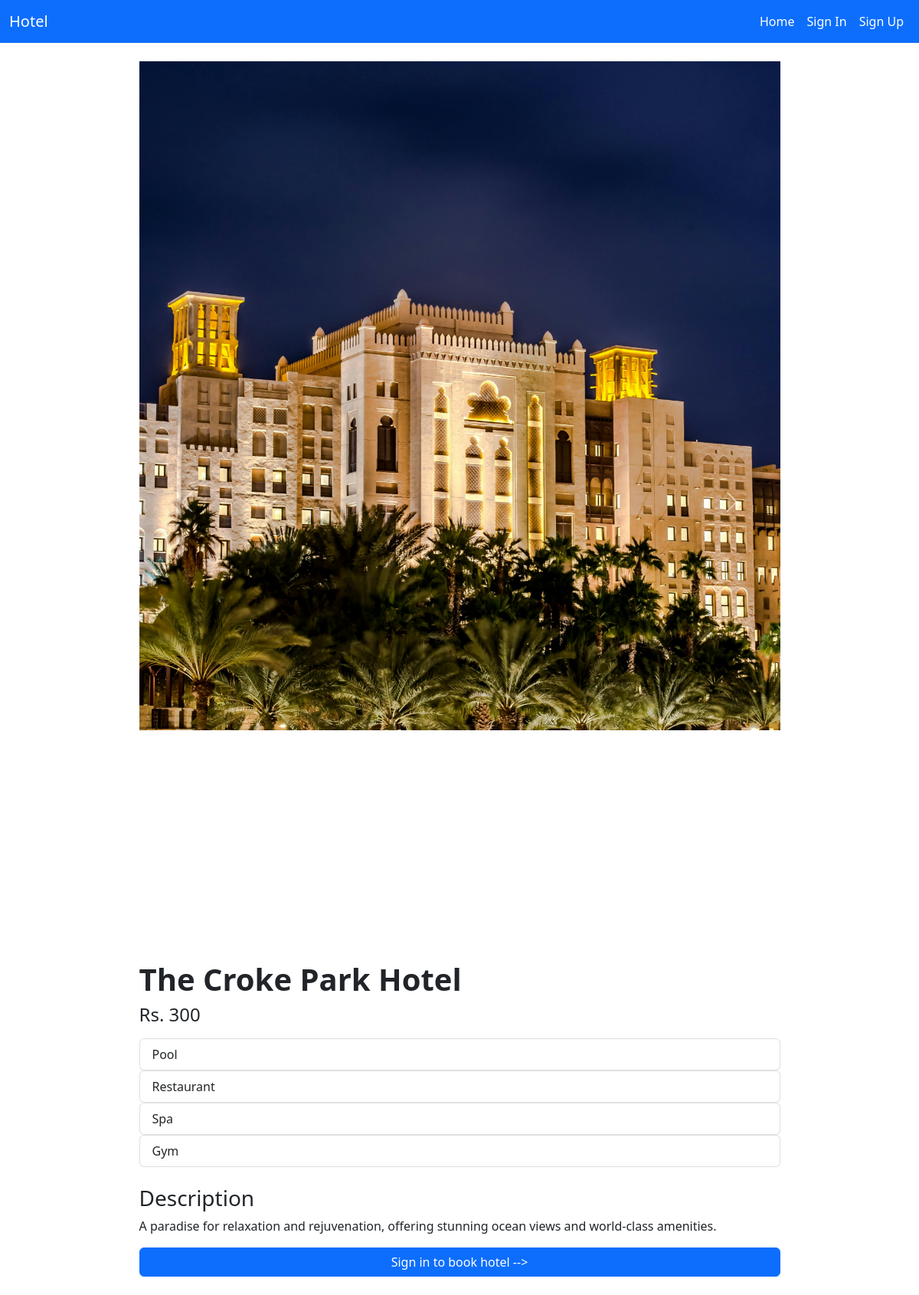
Page /hotel/4188d7681edc4523974f192f2558a3f9 on the committed database.
### home/models.py (models this page shows, shortened)
class BaseModel(models.Model):
    uid = models.UUIDField(default=uuid.uuid4   , editable=False , primary_key=True)
    created_at = models.DateField(auto_now_add=True)
    updated_at = models.DateField(auto_now_add=True)
    class Meta:
        abstract = True
        ordering=['uid']

class HotelImages(BaseModel):
    hotel= models.ForeignKey(Hotel ,related_name="images", on_delete=models.CASCADE)
    images = models.ImageField(upload_to="hotels")

class Hotel(BaseModel):
    hotel_name= models.CharField(max_length=100)
    hotel_price = models.IntegerField()
    description = models.TextField()
    amenities = models.ManyToManyField(Amenities)
    room_count = models.IntegerField(default=10)

class Amenities(BaseModel):
    amenity_name = models.CharField(max_length=100)

### home/views.py (the view, shortened to what this page needs)
# urls.py: path('hotel/<uid>',get_hotel,name='get_hotel'),
def get_hotel(request, uid):
    hotel = Hotel.objects.get(uid=uid)
    context = {'hotel': hotel}
    context['date'] = datetime.today().strftime('%Y-%m-%d')
    return render(request, 'home/hotel.html', context)

### templates/home/hotel.html (shortened to what this page needs)
{% extends 'home/base.html' %}
{% block body %}
<div class=" container mt-4">
    <div id="carouselExampleControls" class="carousel slide w-75 m-auto" data-bs-ride="carousel">
        <div class="carousel-inner">
            {% for i in hotel.images.all %}
            <div class="carousel-item active">
                <img src="/media/{{i.images}}" class="d-block w-100" alt="...">
            </div>
            {% endfor %}
        </div>
        <button class="carousel-control-prev" type="button" data-bs-target="#carouselExampleControls"
            data-bs-slide="prev">
            <span class="carousel-control-prev-icon" aria-hidden="true"></span>
        </button>
        <button class="carousel-control-next" type="button" data-bs-target="#carouselExampleControls"
            data-bs-slide="next">
            <span class="carousel-control-next-icon" aria-hidden="true"></span>
        </button>
    </div>
    <div class="mt-4 mb-4  w-75 m-auto">
        <h1 class="fw-bold">{{hotel.hotel_name|title}}</h1>
        <h4 class="mt-2 mb-3">Rs. {{hotel.hotel_price}}</h4>
        {% for i in hotel.amenities.all %}
        <ul class="list-group ">
            <li class="list-group-item">{{i.amenity_name}}</li>
        </ul>
        {% endfor %}
        <div class="mt-4">
            <h3>Description</h3>
            <p>
                {{hotel.description}}
            </p>
            {% if request.user.is_authenticated %}
            <div class="card">
                <div class="card-body">
                    <form method='POST'>
                        {% csrf_token %}
                        <label for="startDate" class='mt-3'>
                            Check In
                        </label>
                        <input type="date" name="startDate" class="form-control" id="startDate" name="startDate" min={{date}}
                        {% if startdate %}
                        value="{{startdate}}"
                        {% endif %}
                        >
                        <label for="endDate" class="mt-3">
                            Check Out
                        </label>
                        <input type="date" name="endDate" class="form-control" id="endDate" name="endDate" min={{date}}
                        {% if enddate %}
                        value="{{enddate}}"
                        {% endif %}
                        >
                        <div class='d-grid'>
                            <button class="btn mt-3 btn-primary" type='submit'>
                                Book Now
                            </button>
                        </div>
                    </form>
                </div>
            </div>
            {% else %}
            <div class="d-grid ">
                <a class="btn btn-primary" href="{% url 'signin' %}" type="button">Sign in to book hotel --> </a>
              </div>
            {% endif %}
        </div>
    </div>
</div>
{% endblock body %}

### templates/home/hotel.html (style rules this page uses)
.list-group { list-style-type: disc !important; }

### rows in the picture
HotelImages: images (picture)
Hotel: hotel_name "The Croke Park Hotel", hotel_price "300", description "A paradise for relaxation and rejuvenation, offering stunning ocean views and world-class amenities."
Amenities: amenity_name "Pool"
Amenities: amenity_name "Restaurant"
Amenities: amenity_name "Spa"
Amenities: amenity_name "Gym"
